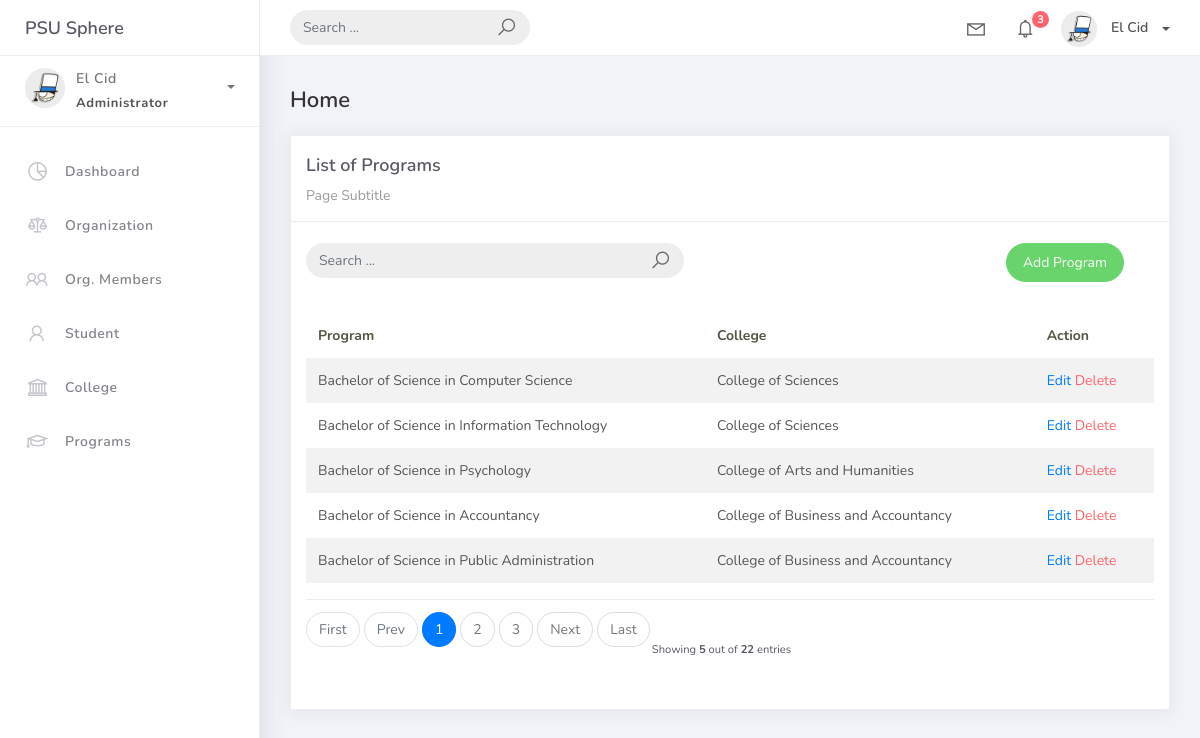
The app's page /program_list, older data.
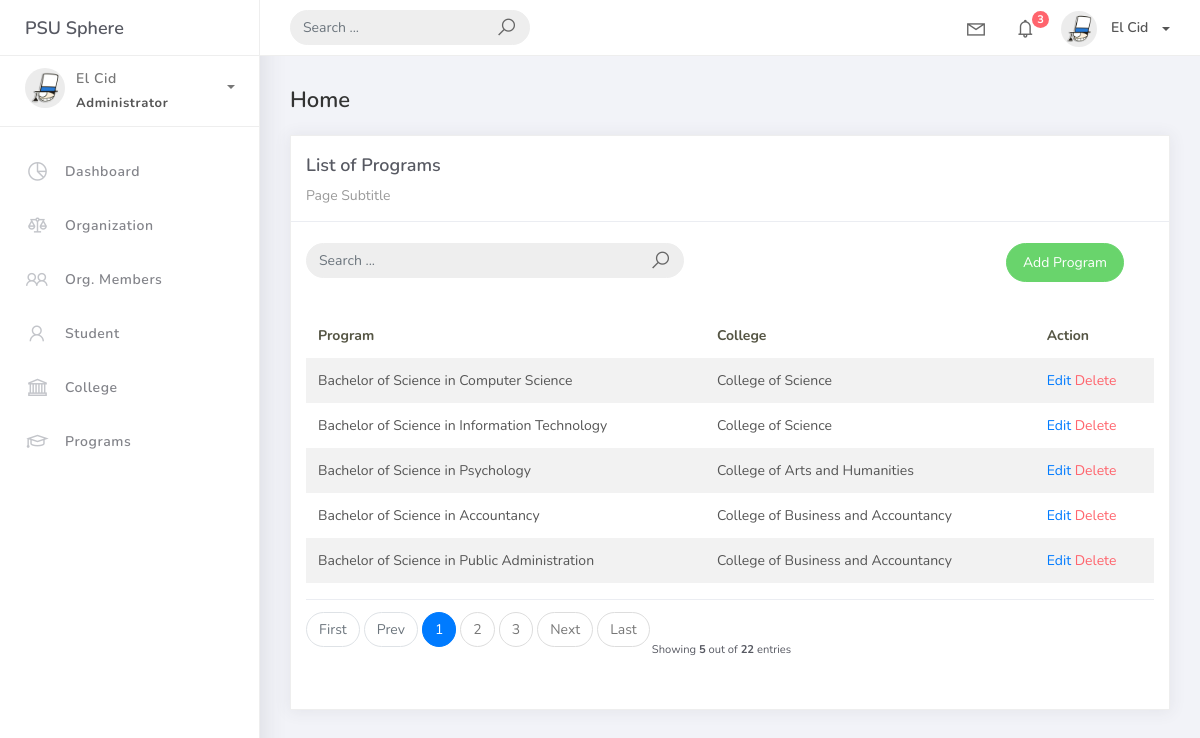
The same page, newer data.
### studentorg/models.py (models this page shows, shortened)
class BaseModel (models.Model):
    created_at = models.DateTimeField(auto_now_add=True, db_index=True)
    updated_at = models.DateTimeField(auto_now=True)
    class Meta:
        abstract = True

class Program(BaseModel):
    prog_name = models.CharField(max_length=150, verbose_name="Program Name")
    college = models.ForeignKey(College, on_delete=models.CASCADE)

class College(BaseModel):
    college_name = models.CharField(max_length=150, verbose_name="College")
    def __str__(self) :
        return self.college_name

### studentorg/views.py (the view)
# urls.py: path('program_list', ProgramList.as_view(), name='program-list'),
class ProgramList(ListView):
    model = Program
    content_object_name = 'program'
    template_name = 'program_list.html'
    paginate_by = 5
    def get_queryset(self, *args, **kwargs):
        qs = super(ProgramList, self).get_queryset(*args, **kwargs)
        if self.request.GET.get("q") != None:
            query = self.request.GET.get('q')
            qs = qs.filter(Q(prog_name__icontains=query)|Q(college__college_name__icontains=query))
        return qs

### templates/program_list.html
{% extends 'base.html' %} {% load static %} {% block content %}
<div class="content">
    <div class="container-fluid">
        <h4 class="page-title">Home</h4>
        <div class="row">
            <div class="col-md-12">
                <div class="card">
                    <div class="card-header">
                        <div class="card-title">List of Programs</div>
                        <div class="card-category">Page Subtitle</div>
                    </div>
                    <br />
                    <div class="col-md-12 row">
                        <div class="col-md-6">
                            <form class="navbar-left navbar-form nav-search mr-md-3" action="{% url 'program-list'%}">
                                <div class="input-group">
                                    <input type="text" placeholder="Search ..." class="form-control" name="q" />
                                    <div class="input-group-append">
                                        <span class="input-group-text">
                                            <i class="la la-search search-icon"></i>
                                        </span>
                                    </div>
                                </div>
                            </form>
                        </div>
                        <div class="col-md-6">
                            <div class="pull-right">
                                <a href="{% url 'program-add' %}" class="btn btn-success btn-rounded">Add Program</a>
                            </div>
                        </div>
                    </div>
                    <div class="card-body">
                        <table class="table table-striped mt-3">
                            <thead>
                                <tr>
                                    <th scope="col">Program</th>
                                    <th scope="col">College</th>
                                    <th scope="col">Action</th>
                                </tr>
                            </thead>
                            <tbody>
                                {% for object in object_list %}
                                <tr>
                                    <td>{{ object.prog_name }}</td>
                                    <td>{{ object.college }}</td>
                                    <td>
                                        <a href="program_list/{{ object.id }}">Edit</a>
                                        <a href="program_list/{{ object.id }}/delete" class="text-danger">Delete</a> </a>
                                    </td>
                                </tr>
                                {% empty %}
                                <tr>
                                    <td colspan="4" style="text-align: center">
                                        <p class="text-sm font-weight-bold mb-0">No Records Found</p>
                                    </td>
                                </tr>
                                {% endfor %}
                            </tbody>
                        </table>
                        {% include 'includes/pagination.html' %}
                    </div>
                </div>
            </div>
        </div>
    </div>
</div>
{% endblock %}

### templates/base.html (shortened to what this page needs)
{% load static %}
<!DOCTYPE html>
<html>
<head>
	<link rel="stylesheet" href="{% static 'css/bootstrap.min.css' %}">
	<link rel="stylesheet" href="{% static 'css/ready.css' %}">
	<link rel="stylesheet" href="{% static 'css/demo.css' %}">
</head>
<body>
	<div class="wrapper">
		<div class="main-header">
			<div class="logo-header">
				<a href="{% url 'home'%}" class="logo">
					PSU Sphere
				</a>
			</div>
			<nav class="navbar navbar-header navbar-expand-lg">
				<div class="container-fluid">
					<form class="navbar-left navbar-form nav-search mr-md-3" action="">
						<div class="input-group">
							<input type="text" placeholder="Search ..." class="form-control">
							<div class="input-group-append">
								<span class="input-group-text">
									<i class="la la-search search-icon"></i>
								</span>
							</div>
						</div>
					</form>
					<ul class="navbar-nav topbar-nav ml-md-auto align-items-center">
						<li class="nav-item dropdown hidden-caret">
							<a class="nav-link dropdown-toggle" href="#" id="navbarDropdown" role="button" data-toggle="dropdown" aria-haspopup="true" aria-expanded="false">
								<i class="la la-envelope"></i>
							</a>
						</li>
						<li class="nav-item dropdown hidden-caret">
							<a class="nav-link dropdown-toggle" href="#" id="navbarDropdown" role="button" data-toggle="dropdown" aria-haspopup="true" aria-expanded="false">
								<i class="la la-bell"></i>
								<span class="notification">3</span>
							</a>
						</li>
						<li class="nav-item dropdown">
							<a class="dropdown-toggle profile-pic" data-toggle="dropdown" href="#" aria-expanded="false">
                                <img src="{% static 'img/profile1.jpg' %}" alt="user-img" width="36" class="img-circle">
                                <span >El Cid</span></span> </a>
							</li>
						</ul>
					</div>
				</nav>
			</div>
			<div class="sidebar">
				<div class="scrollbar-inner sidebar-wrapper">
					<div class="user">
						<div class="photo">
							<img src="{% static 'img/profile1.jpg' %}">
						</div>
						<div class="info">
							<a class="" data-toggle="collapse" href="#collapseExample" aria-expanded="true">
								<span>
									El Cid
									<span class="user-level">Administrator</span>
									<span class="caret"></span>
								</span>
							</a>
						</div>
					</div>
					<ul class="nav">
						<li class="nav-item">
							<a href="{% url 'home'%}">
								<i class="la la-pie-chart"></i>
								<p>Dashboard</p>
							</a>
						</li>
						<li class="nav-item">
							<a href="{% url 'organization-list'%}">
								<i class="la la-balance-scale"></i>
                                <p>Organization</p>
							</a>
						</li>
						<li class="nav-item">
							<a href="{% url 'orgmember-list'%}">
								<i class="la la-users"></i>
								<p>Org. Members</p>
							</a>
						</li>
						<li class="nav-item">
							<a href="{% url 'student-list'%}">
								<i class="la la-user"></i>
								<p>Student</p>
							</a>
						</li>
						<li class="nav-item">
							<a href="{% url 'college-list'%}">
								<i class="la la-institution"></i>
								<p>College</p>
							</a>
						</li>
						<li class="nav-item">
							<a href="{% url 'program-list'%}">
								<i class="la la-graduation-cap"></i>
								<p>Programs</p>
							</a>
						</li>
					</ul>
				</div>
			</div>
			<div class="main-panel">
                {% block content %}
                {% endblock %}
			</div>
		</div>
</body>
</html>

### templates/includes/pagination.html (shortened to what this page needs)
{% if is_paginated %}
<div class="card-footer px-0 border-0 d-flex flex-column flex-lg-row align-items-center justify77 content-between mt-3">
    <nav aria-label="Topics pagination" class="mb-4">
        <ul class="pagination">
            {% if page_obj.number > 1 %}
            <li class="page-item">
                <a class="page-link" href="?page=1">First</a>
            </li>
            {% else %}
            <li class="page-item disabled">
                <span class="page-link">First</span>
            </li>
            {% endif %} {% if page_obj.has_previous %}
            <li class="page-item">
                <a class="page-link" href="?page={{ page_obj.previous_page_number }}">Prev</a>
            </li>
            {% else %}
            <li class="page-item disabled">
                <span class="page-link">Prev</span>
            </li>
            {% endif %} {% for page_num in paginator.page_range %} {% if page_obj.number == page_num%}
            <li class="page-item active">
                <span class="page-link">
                    {{ page_num }}
                </span>
            </li>
            {% elif page_num > page_obj.number|add:'-3' and page_num < page_obj.number|add:'3' %}
            <li class="page-item">
                <a class="page-link" href="?page={{ page_num }}">{{ page_num }}</a>
            </li>
            {% endif %} {% endfor %} {% if page_obj.has_next %}
            <li class="page-item">
                <a class="page-link" href="?page={{ page_obj.next_page_number }}">Next</a>
            </li>
            {% else %}
            <li class="page-item disabled">
                <span class="page-link">Next</span>
            </li>
            {% endif %} {% if page_obj.number != paginator.num_pages %}
            <li class="page-item">
                <a class="page-link" href="?page={{ paginator.num_pages }}">Last</a>
            </li>
            {% else %}
            <li class="page-item disabled">
                <span class="page-link">Last</span>
            </li>
            {% endif %}
        </ul>
    </nav>
    <div class="fw-normal small mt-4 mt-lg-0">Showing <b>{{object_list.count}}</b> out of
        <b>{{paginator.count}}</b> entries</div>
    </div>
{% endif %}

Row changes from the older to the newer data that the page shows:
changed through a linked row, Program "Bachelor of Science in Computer Science": college "College of Sciences" → "College of Science"
changed through a linked row, Program "Bachelor of Science in Information Technology": college "College of Sciences" → "College of Science"
